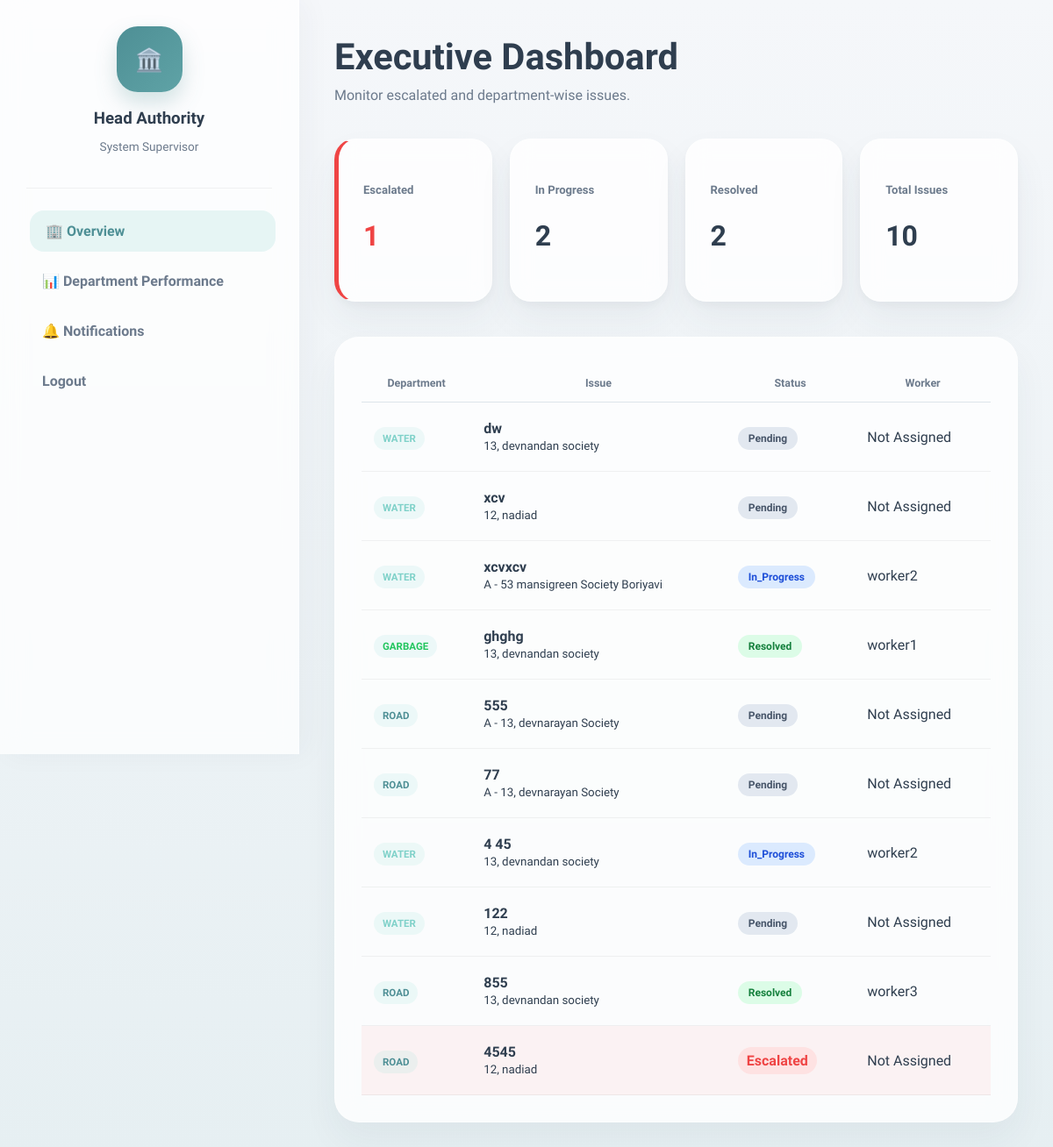
Before: /headAuthority/ (signed in) with the older database file.
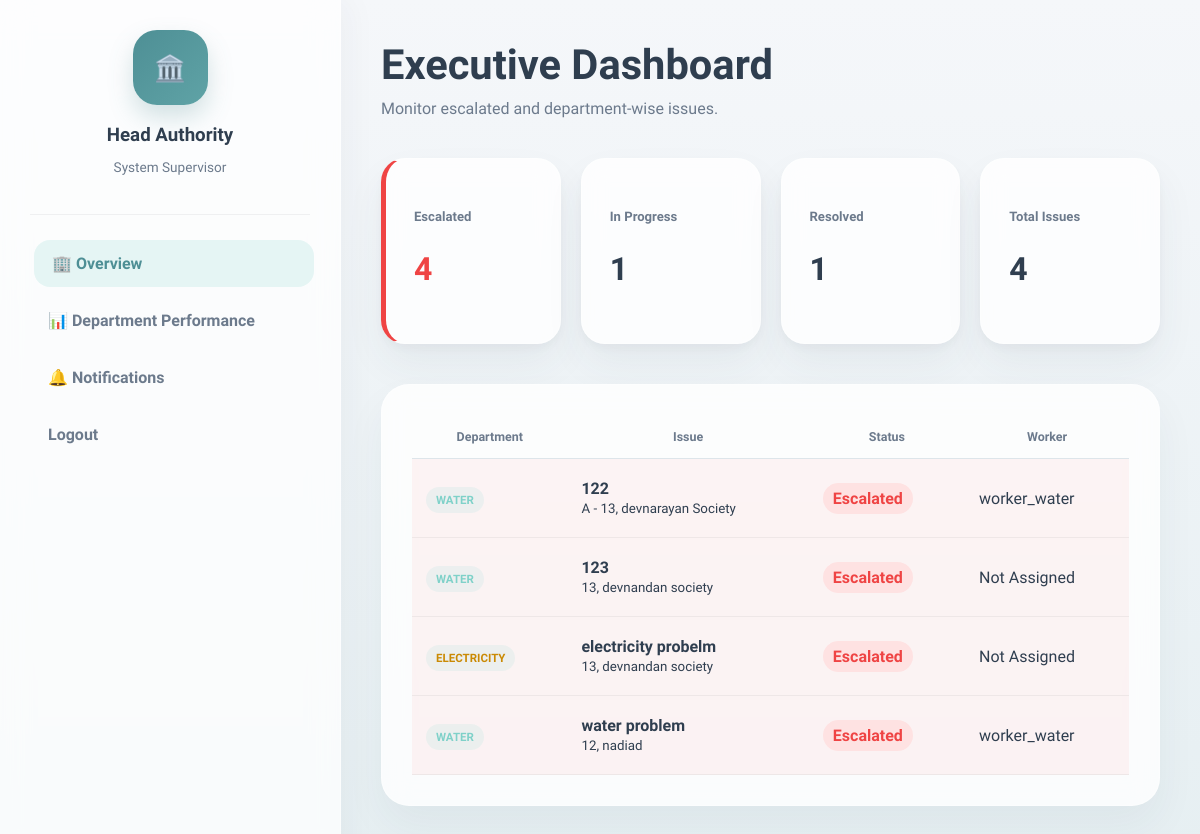
After: the same page with the newer database file.
### reports/models.py (models this page shows, shortened)
class Issue(models.Model):
    ISSUE_TYPES = [
        ('road', 'Road Problem'),
        ('water', 'Water Supply'),
        ('electricity', 'Electricity'),
        ('garbage', 'Garbage'),
    ]
    STATUS_CHOICES = [
        ('pending', 'Pending'),
        ('in_progress', 'In Progress'),
        ('resolved', 'Resolved'),
    ]
    citizen = models.ForeignKey(User, on_delete=models.CASCADE)
    worker = models.ForeignKey(
        User,
        on_delete=models.SET_NULL,
        null=True,
        blank=True,
        related_name='assigned_worker'
    )
    description = models.TextField()
    issue_type = models.CharField(max_length=50, choices=ISSUE_TYPES)
    location = models.CharField(max_length=255)
    image = models.ImageField(upload_to='issues/', blank=True, null=True)
    status = models.CharField(max_length=20, choices=STATUS_CHOICES, default='pending')
    is_escalated = models.BooleanField(default=False)
    deadline = models.DateTimeField(null=True, blank=True)
    created_at = models.DateTimeField(auto_now_add=True)

### frontend/views.py (the view)
# urls.py: path('headAuthority/', views.headAuthority, name='headAuthority'),
@login_required(login_url='login')
def headAuthority(request):
    issues = Issue.objects.all().order_by('-created_at')
    notification_list = Notification.objects.filter(
        user=request.user
    ).order_by('-created_at')[:5]
    unread_count = Notification.objects.filter(
        user=request.user,
        is_read=False
    ).count()
    context = {
        "issues": issues,
        "total_count": issues.count(),
        "escalated_count": issues.filter(is_escalated=True).count(),
        "inprogress_count": issues.filter(status="in_progress").count(),
        "resolved_count": issues.filter(status="resolved").count(),
        "notification_list": notification_list,
        "unread_count": unread_count,
    }
    return render(request, "frontend/headAuthority.html", context)

### frontend/templates/frontend/headAuthority.html (shortened to what this page needs)
{% load static %}
<!DOCTYPE html>
<html lang="en">
<head>
    <link rel="stylesheet" href="{% static 'css/headAuthority.css' %}">
</head>
<body>
<div class="sidebar">
    <div class="auth-profile">
        <div class="avatar-shield">🏛️</div>
        <h3 class="auth-name">Head Authority</h3>
        <p class="auth-role">System Supervisor</p>
    </div>
    <nav>
        <a href="#" class="active">🏢 Overview</a>
        <a href="{% url 'department_performance' %}">📊 Department Performance</a>
        <a href="{% url 'notification' %}" class="notif-btn">
            🔔 Notifications
        </a>
        <a href="{% url 'logout' %}">Logout</a>
    </nav>
</div>
<div class="main-area">
    <div class="page-header">
        <h1>Executive Dashboard</h1>
        <p>Monitor escalated and department-wise issues.</p>
    </div>
    <div class="stats-grid">
        <div class="stat-card stat-danger">
            <h5>Escalated</h5>
            <h2>{{ escalated_count }}</h2>
        </div>
        <div class="stat-card">
            <h5>In Progress</h5>
            <h2>{{ inprogress_count }}</h2>
        </div>
        <div class="stat-card">
            <h5>Resolved</h5>
            <h2>{{ resolved_count }}</h2>
        </div>
        <div class="stat-card">
            <h5>Total Issues</h5>
            <h2>{{ total_count }}</h2>
        </div>
    </div>
    <div class="escalation-container">
        <table class="esc-table">
            <thead>
                <tr>
                    <th>Department</th>
                    <th>Issue</th>
                    <th>Status</th>
                    <th>Worker</th>
                </tr>
            </thead>
            <tbody>
                {% for issue in issues %}
                <tr class="issue-row {{ issue.status }} {% if issue.is_escalated %}escalated{% endif %}">
                    <td>
                        <span class="dept-tag {{ issue.issue_type }}">
                            {{ issue.issue_type|upper }}
                        </span>
                    </td>
                    <td>
                        <b>{{ issue.description|truncatechars:30 }}</b><br>
                        <small>{{ issue.location }}</small>
                    </td>
                    <td>
                        {% if issue.is_escalated %}
                            <span class="delay-badge">Escalated</span>
                        {% else %}
                            <span class="status-tag {{ issue.status }}">
                                {{ issue.status|title }}
                            </span>
                        {% endif %}
                    </td>
                    <td>
                        {% if issue.worker %}
                            {{ issue.worker.username }}
                        {% else %}
                            Not Assigned
                        {% endif %}
                    </td>
                </tr>
                {% endfor %}
            </tbody>
        </table>
    </div>
</div>
</body>
</html>

Changed rows visible on the page:
removed Issue: issue_type "WATER", description "dw", location "13, devnandan society", status "Pending", shows "Not Assigned"
removed Issue: issue_type "WATER", description "xcv", location "12, nadiad", status "Pending", shows "Not Assigned"
removed Issue: issue_type "WATER", description "xcvxcv", location "A - 53 mansigreen Society Boriyavi", status "In_Progress", worker.username "worker2"
removed Issue: issue_type "GARBAGE", description "ghghg", location "13, devnandan society", status "Resolved", worker.username "worker1"
removed Issue: issue_type "ROAD", description "555", location "A - 13, devnarayan Society", status "Pending", shows "Not Assigned"
removed Issue: issue_type "ROAD", description "77", location "A - 13, devnarayan Society", status "Pending", shows "Not Assigned"
removed Issue: issue_type "WATER", description "4 45", location "13, devnandan society", status "In_Progress", worker.username "worker2"
removed Issue: issue_type "WATER", description "122", location "12, nadiad", status "Pending", shows "Not Assigned"
removed Issue: issue_type "ROAD", description "855", location "13, devnandan society", status "Resolved", worker.username "worker3"
removed Issue: issue_type "ROAD", description "4545", location "12, nadiad", is_escalated "Escalated", shows "Not Assigned"
added Issue: issue_type "WATER", description "122", location "A - 13, devnarayan Society", is_escalated "Escalated", worker.username "worker_water"
added Issue: issue_type "WATER", description "123", location "13, devnandan society", is_escalated "Escalated", shows "Not Assigned"
added Issue: issue_type "ELECTRICITY", description "electricity probelm", location "13, devnandan society", is_escalated "Escalated", shows "Not Assigned"
added Issue: issue_type "WATER", description "water problem", location "12, nadiad", is_escalated "Escalated", worker.username "worker_water"
Other visible differences:
{{ escalated_count }}: "1" → "4"
{{ inprogress_count }}: "2" → "1"
{{ resolved_count }}: "2" → "1"
{{ total_count }}: "10" → "4"
